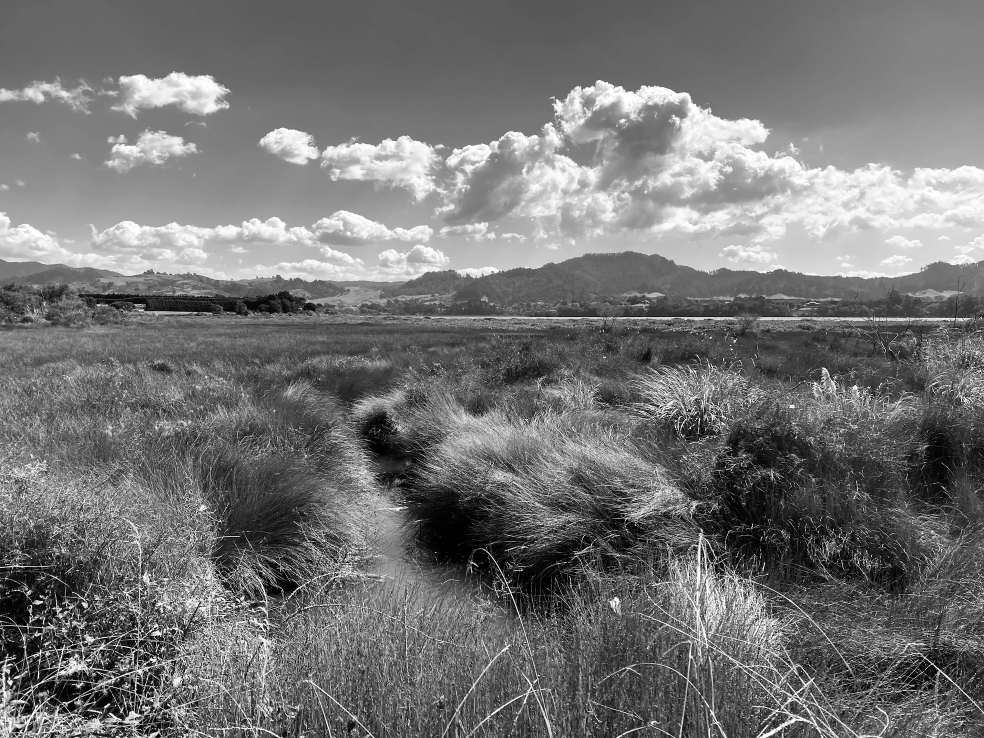
%> input picture S2_07052025/prarie.jpg, 1968 x 1476 px (shown at 1/2 size)
$ octave Ex2_5.m   (GNU Octave 9; MATLAB toolbox functions it lacks are replaced by stand-ins)
%> lines starting %> are read from the running program, lines starting %| are printed output that depends on the picture
% Adding 2 image
clear, clc, close all;
%%%%%%%%%%%%%%%%%%%%%%%%%%%%%%%%%%%
pkg load image; %load image package in Octave

%Load test image
Ia = imread('prarie.jpg');
%> Ia is the input picture: size 1476x1968x3 uint8; min 0, max 255, mean 115.8
Ib = imread('giraffe.jpg');
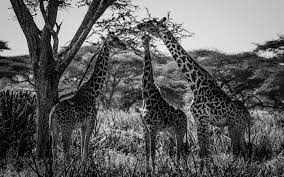
%> input picture S2_07052025/giraffe.jpg, 284 x 177 px
%> Ib is the input picture: size 177x284x3 uint8; min 0, max 255, mean 95.1

% Resize I
Ib1 = imresize(Ib, [size(Ia,1), size(Ia,2)]);
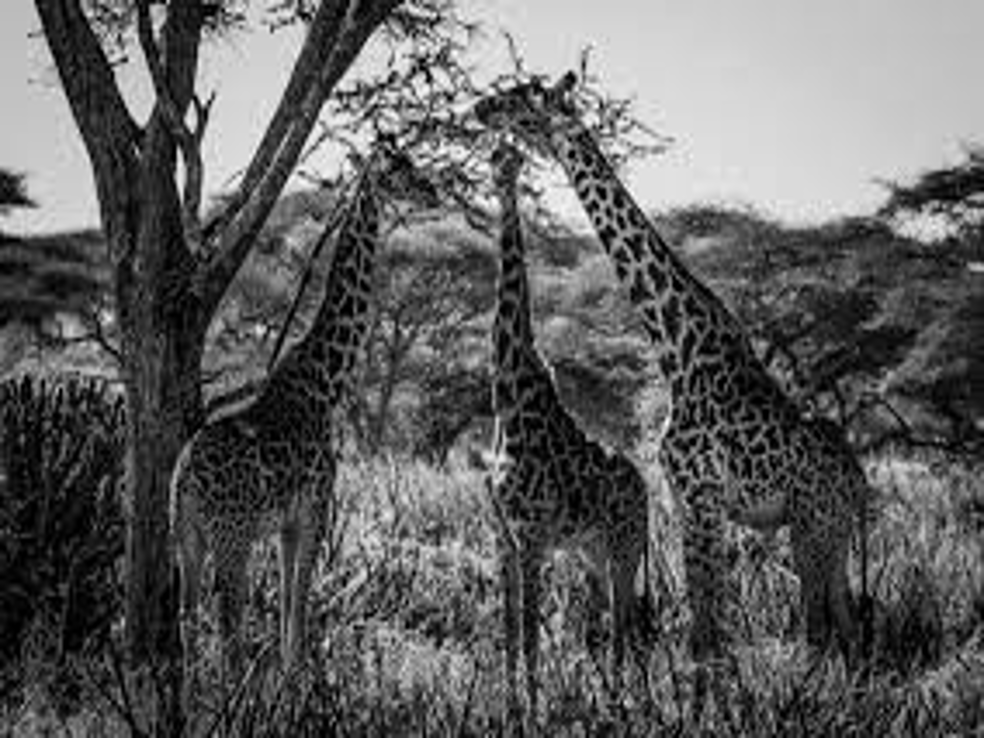
%> Ib1: size 1476x1968x3 uint8 (shown at 1/2 size); min 0, max 255, mean 95.1

Ic = imadd(Ia, Ib1);
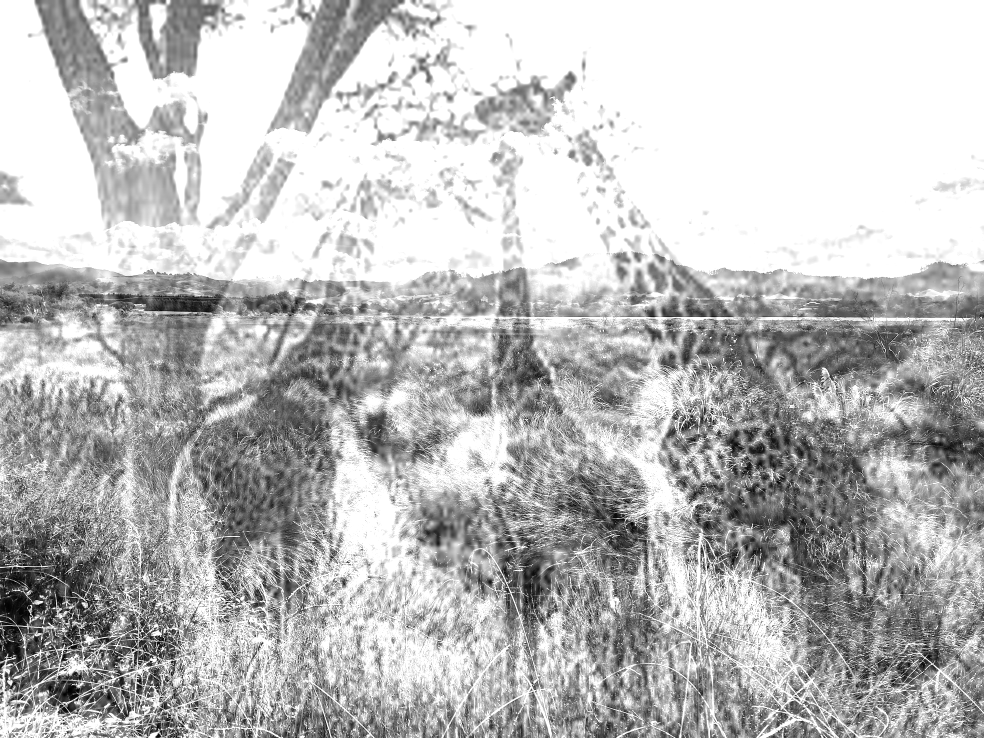
%> Ic: size 1476x1968x3 uint8 (shown at 1/2 size); min 0, max 255, mean 187.8

%plot image
FS = 15
figure, clf;

subplot(1, 3, 1), imshow(Ia), title('prarie Image', "fontsize", FS);
subplot(1, 3, 2), imshow(Ib), title('giraffe Image', "fontsize", FS);
subplot(1, 3, 3), imshow(Ic), title('prarie giraffe Image', "fontsize", FS);
%> after `title('prarie giraffe Image', "fontsize", FS)`:
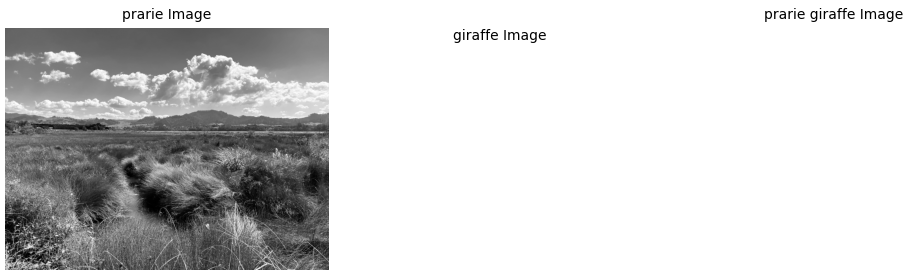
%> figure redrawn from the program's plot data, 3 panels

saveas(gcf, 'prarie_giraffe.jpg');
